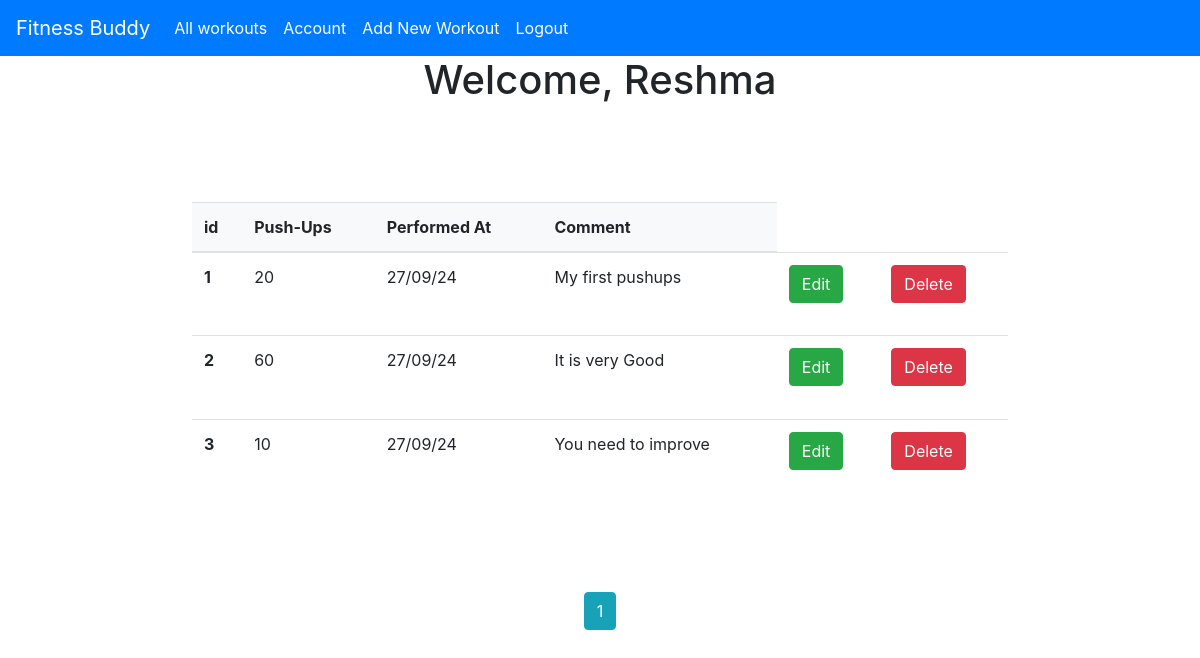
/all (signed in), run on an earlier commit of the app's database.
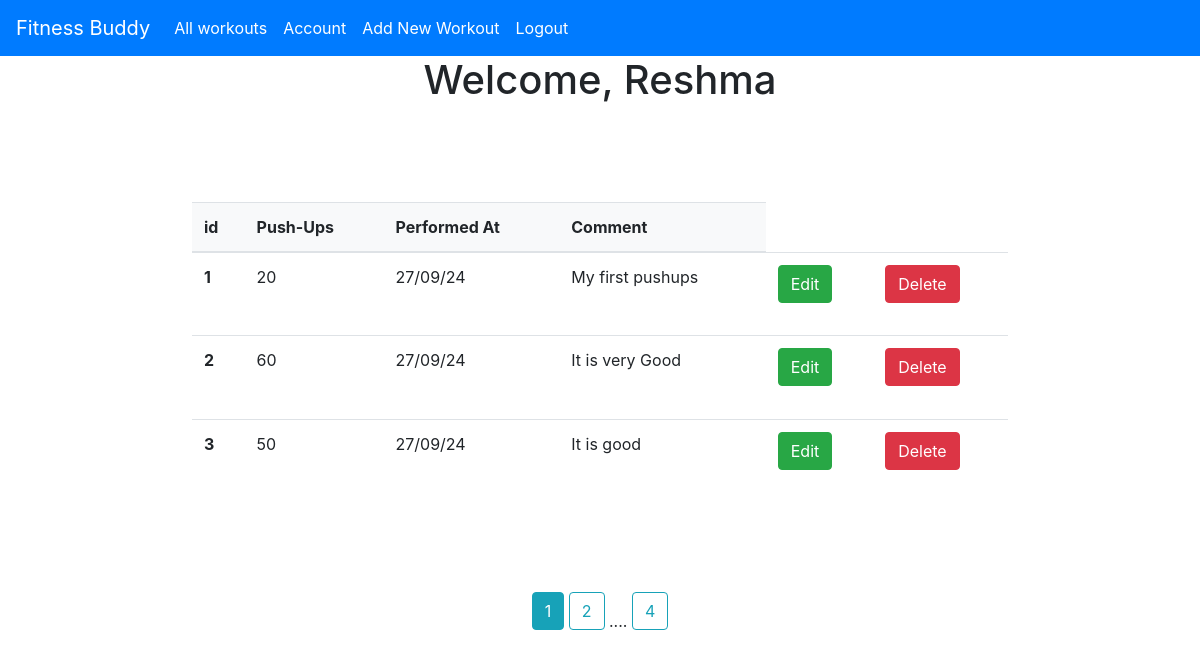
And on a later commit of the database.
### app/model.py (models this page shows)
class User(db.Model, UserMixin):
    id = db.Column(db.Integer, primary_key=True)
    name = db.Column(db.String(100))
    email = db.Column(db.String(100), unique=True)
    password = db.Column(db.String(100))
    repassword = db.Column(db.String(100))
    workouts = db.relationship('Workout', backref='author', lazy=True)  # Updated 'workout' to 'Workout'

class Workout(db.Model):  # Updated class name to 'Workout' with capital W
    id = db.Column(db.Integer, primary_key=True)
    pushups = db.Column(db.Integer, nullable=False)
    date_posted = db.Column(db.DateTime, nullable=False, default=datetime.utcnow)
    comment = db.Column(db.Text, nullable=False)
    user_id = db.Column(db.Integer, db.ForeignKey('user.id'), nullable=False)

### app/main.py (the view)
@main.route('/all')
@login_required
def user_workouts():
    page = request.args.get('page',1,type=int)
    user = User.query.filter_by(name = current_user.name).first_or_404()
    workouts = Workout.query.filter_by(author=user).paginate(page = page,per_page = 3)
    return render_template('all_workouts.html', workouts = workouts,user=user)

### app/__init__.py (called while the page is built)
def create_app():
    app = Flask(__name__)
    app.config['SECRET_KEY'] = 'secret_key'
    app.config['SQLALCHEMY_DATABASE_URI'] = 'sqlite:///db.sqlite'
    db.init_app(app)
    migrate = Migrate(app, db)
    login_manager = LoginManager()
    login_manager.login_view = 'auth.login'
    login_manager.init_app(app)
    from .model import User, Workout  # Make sure Workout is imported
    from .main import main as main_blueprint
    from .auth import auth as auth_blueprint
    app.register_blueprint(main_blueprint)
    app.register_blueprint(auth_blueprint)
    @login_manager.user_loader
    def load_user(user_id):
        return User.query.get(int(user_id))
    return app

### app/templates/all_workouts.html (shortened to what this page needs)
{% extends "base.html" %}
{% block content %}
<center>
    <h1>Welcome, {{ user.name }}</h1>
</center>
<div style="padding: 90px;">
    <table class="table table-hover"  style="width: 80%; height: 300px; margin: auto; border-collapse: collapse;">
        <thead style="background-color: #f8f9fa;">
          <tr>
            <th scope="col">id</th>
            <th scope="col">Push-Ups</th>
            <th scope="col">Performed At</th>
            <th scope="col">Comment</th>
          </tr>
        </thead>
        <tbody>
            {% for item in workouts %}
          <tr>
            <th scope="row">{{item.id}}</th>
            <td>{{item.pushups}}</td>
            <td>{{ item.date_posted.strftime('%d/%m/%y') }}</td>
            <td>{{item.comment}}</td>
            <td><a href="{{ url_for('main.Edit_workouts', id=item.id) }}" class="btn btn-success">Edit</a></td>
            <td><a href="{{ url_for('main.delete_workout', id=item.id) }}" class="btn btn-danger">Delete</a></td>
          </tr>
          {% endfor %}
        </tbody>
    </table>
</div>
<center>
  {% for page_num in workouts.iter_pages(left_edge = 1,right_edge=1,left_current=1,right_current=1)%}
  {% if page_num %}
  {% if workouts.page == page_num %}
  <a class= "btn btn-info mb-4"
  href= "{{ url_for('main.user_workouts', page= page_num) }}"
  >{{page_num}}</a>
  {% else %}
  <a class= "btn btn-outline-info mb-4"
  href= "{{ url_for('main.user_workouts', page= page_num) }}"
  >{{page_num}}</a>
  {% endif %} {% else %} .... {% endif %} {% endfor %}
 </center>
{% endblock %}

### app/templates/base.html (shortened to what this page needs)
<!DOCTYPE html>
<html>
    <head>
    <link rel="stylesheet" href="https://cdn.jsdelivr.net/npm/bootstrap@4.1.3/dist/css/bootstrap.min.css">
        <link rel="stylesheet" href="">
    </head>
    <body>
    <nav class="navbar navbar-expand-lg navbar-light bg-primary">
        <a class="navbar-brand text-white" href="{{url_for('main.index')}}">Fitness Buddy</a>
        <div class="collapse navbar-collapse" id="navbarNav">
          <ul class="navbar-nav">
            <li class="nav-item">
              <a class="nav-link text-white" href="{{url_for('main.user_workouts')}}">All workouts</a>
            </li>
            {% if current_user.is_authenticated %}
            <li class="nav-item">
              <a class="nav-link text-white" href="{{url_for('main.profile')}}">Account</a>
            </li>
            <li class="nav-item">
              <a class="nav-link text-white" href="{{url_for('main.new_workout')}}">Add New Workout</a>
            </li>
            {% endif %}
              {% if current_user.is_authenticated %}
              <li class="nav-item">
                <a class="nav-link text-white" href="{{url_for('auth.logout')}}">Logout</a>
              </li>
              {% endif %}
          </ul>
        </div>
      </nav>
      {% block content %}
      {% endblock %}
    </body>
</html>

What changed in the data, as far as the page shows it:
changed Workout id 3: pushups "10" → "50"; comment "You need to improve" → "It is good"
Also different on the page:
new list line: "2"
new list line: "4"
